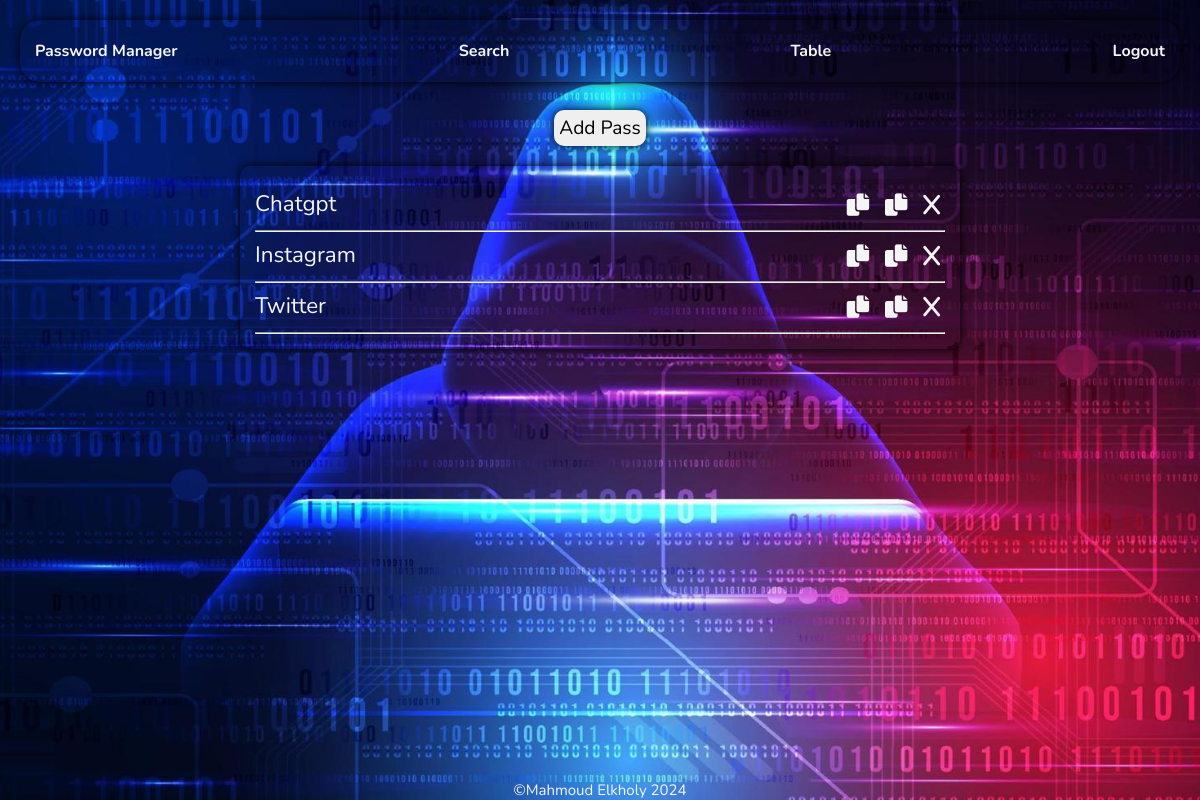
Page / (signed in) on the earlier database version.
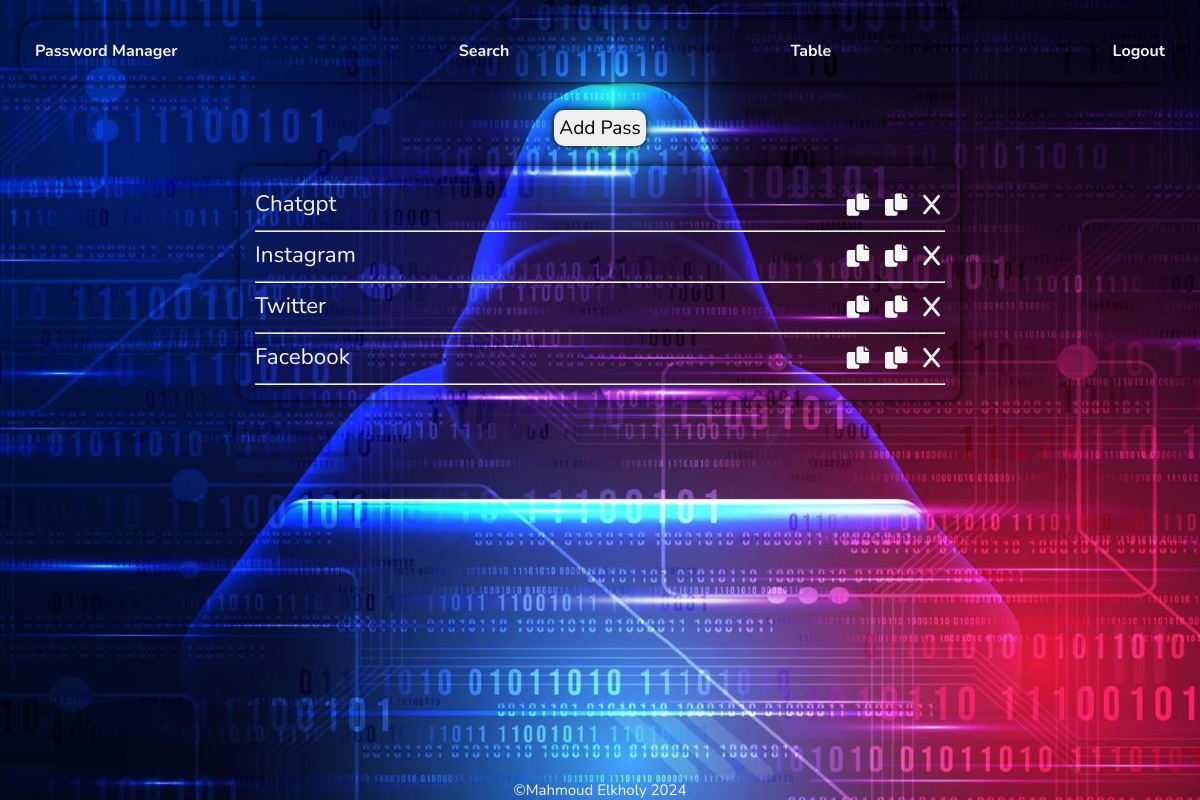
Same page on the later database version.
### tables this page shows
CREATE TABLE passwords (person_id INTEGER NOT NULL, user_name TEXT NOT NULL, password TEXT NOT NULL, site TEXT NOT NULL, FOREIGN KEY(person_id) REFERENCES log_in(id));

### app.py (the view)
@app.route("/", methods=["GET", "POST"])
@login_required
def index():
    if request.form.get("delete_btn"):
        db.execute("DELETE FROM passwords WHERE site = ?", request.form.get("delete_btn"))
    passwords = db.execute("SELECT * FROM passwords WHERE person_id = ?", session["user_id"])
    return render_template("index.html", passwords=passwords)

### helpers.py (called while the page is built)
def login_required(f):
    @wraps(f)
    def decorated_function(*args, **kwargs):
        if session.get("user_id") is None:
            return redirect("/login")
        return f(*args, **kwargs)
    return decorated_function

### templates/index.html (shortened to what this page needs)
{% extends "layout.html" %}
{% block list %}
    <li><a href="/">Password Manager</a></li>
    <li><a href="/search">Search</a></li>
    <li><a href="/table">Table</a></li>
    <li><a href="/login">Logout</a></li>
{% endblock %}
{% block body %}
<div class="add-btn">
    <form action="/add" method="get">
        <button type="submit" class="create_btn">Add Pass</button>
    </form>
</div>
<div id="passwords">
    <ul id="ul">
        {% for password in passwords %}
        <li>{{password["site"]}}
            <div class="copy_delete">
                <form action="/" method="post">
                    <button type="submit" class="copy_btn" onclick="copyText0()"><i class="fa-solid fa-copy"></i></button>
                </form>
                <form action="/" method="post">
                    <button type="submit" class="copy_btn" onclick="copyText1()"><i class="fa-solid fa-copy"></i></button>
                </form>
                <form action="/" method="post">
                    <button type="submit" class="delete_btn"><i class="fa-solid fa-x"></i></button>
                </form>
            </div>
        </li>
        <hr>
        {% endfor %}
    </ul>
</div>
{% endblock %}

Differences in the rows shown:
added passwords: site "Facebook"
